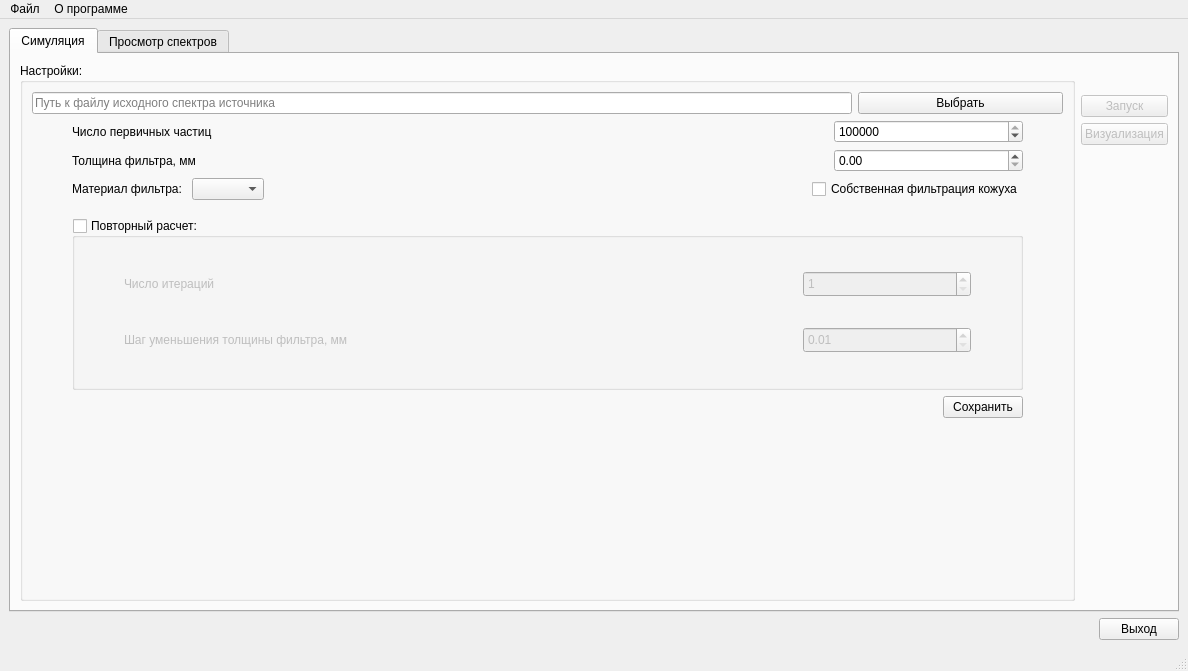
<?xml version="1.0" encoding="UTF-8"?>
<ui version="4.0">
 <class>MainWindow</class>
 <widget class="QMainWindow" name="MainWindow">
  <property name="geometry">
   <rect>
    <x>0</x>
    <y>0</y>
    <width>1188</width>
    <height>671</height>
   </rect>
  </property>
  <property name="minimumSize">
   <size>
    <width>760</width>
    <height>600</height>
   </size>
  </property>
  <property name="windowTitle">
   <string>MainWindow</string>
  </property>
  <widget class="QWidget" name="centralwidget">
   <layout class="QVBoxLayout" name="verticalLayout_3">
    <item>
     <widget class="QTabWidget" name="tabWidget">
      <property name="focusPolicy">
       <enum>Qt::TabFocus</enum>
      </property>
      <property name="contextMenuPolicy">
       <enum>Qt::DefaultContextMenu</enum>
      </property>
      <property name="tabPosition">
       <enum>QTabWidget::North</enum>
      </property>
      <property name="tabShape">
       <enum>QTabWidget::Rounded</enum>
      </property>
      <property name="currentIndex">
       <number>0</number>
      </property>
      <widget class="QWidget" name="tab">
       <attribute name="title">
        <string>Симуляция</string>
       </attribute>
       <layout class="QVBoxLayout" name="verticalLayout_5">
        <item>
         <layout class="QHBoxLayout" name="horizontalLayout_7">
          <item>
           <widget class="QGroupBox" name="parametersGroupBox">
            <property name="title">
             <string>Настройки:</string>
            </property>
            <layout class="QVBoxLayout" name="verticalLayout">
             <item>
              <layout class="QHBoxLayout" name="horizontalLayout_6">
               <item>
                <widget class="QLineEdit" name="intialSpectraPathLineEdit">
                 <property name="sizePolicy">
                  <sizepolicy hsizetype="Expanding" vsizetype="Fixed">
                   <horstretch>4</horstretch>
                   <verstretch>0</verstretch>
                  </sizepolicy>
                 </property>
                 <property name="toolTip">
                  <string>Путь к файлу исходного спектра источника</string>
                 </property>
                 <property name="toolTipDuration">
                  <number>-2</number>
                 </property>
                 <property name="readOnly">
                  <bool>false</bool>
                 </property>
                 <property name="placeholderText">
                  <string>Путь к файлу исходного спектра источника</string>
                 </property>
                </widget>
               </item>
               <item>
                <widget class="QPushButton" name="chooseInitSpectraFilePushButton">
                 <property name="sizePolicy">
                  <sizepolicy hsizetype="Minimum" vsizetype="Fixed">
                   <horstretch>1</horstretch>
                   <verstretch>0</verstretch>
                  </sizepolicy>
                 </property>
                 <property name="text">
                  <string>Выбрать</string>
                 </property>
                </widget>
               </item>
              </layout>
             </item>
             <item>
              <layout class="QHBoxLayout" name="horizontalLayout_4">
               <item>
                <spacer name="horizontalSpacer_3">
                 <property name="orientation">
                  <enum>Qt::Horizontal</enum>
                 </property>
                 <property name="sizeType">
                  <enum>QSizePolicy::Fixed</enum>
                 </property>
                 <property name="sizeHint" stdset="0">
                  <size>
                   <width>40</width>
                   <height>20</height>
                  </size>
                 </property>
                </spacer>
               </item>
               <item>
                <widget class="QLabel" name="n_particlesLabel">
                 <property name="sizePolicy">
                  <sizepolicy hsizetype="Preferred" vsizetype="Preferred">
                   <horstretch>4</horstretch>
                   <verstretch>0</verstretch>
                  </sizepolicy>
                 </property>
                 <property name="toolTip">
                  <string/>
                 </property>
                 <property name="text">
                  <string>Число первичных частиц</string>
                 </property>
                </widget>
               </item>
               <item>
                <widget class="QSpinBox" name="n_particlesSpinBox">
                 <property name="sizePolicy">
                  <sizepolicy hsizetype="Minimum" vsizetype="Fixed">
                   <horstretch>1</horstretch>
                   <verstretch>0</verstretch>
                  </sizepolicy>
                 </property>
                 <property name="minimum">
                  <number>1000</number>
                 </property>
                 <property name="maximum">
                  <number>1000000000</number>
                 </property>
                 <property name="singleStep">
                  <number>1000</number>
                 </property>
                 <property name="value">
                  <number>100000</number>
                 </property>
                </widget>
               </item>
               <item>
                <spacer name="horizontalSpacer_9">
                 <property name="orientation">
                  <enum>Qt::Horizontal</enum>
                 </property>
                 <property name="sizeType">
                  <enum>QSizePolicy::Expanding</enum>
                 </property>
                 <property name="sizeHint" stdset="0">
                  <size>
                   <width>40</width>
                   <height>20</height>
                  </size>
                 </property>
                </spacer>
               </item>
              </layout>
             </item>
             <item>
              <layout class="QHBoxLayout" name="horizontalLayout_5">
               <item>
                <spacer name="horizontalSpacer_4">
                 <property name="orientation">
                  <enum>Qt::Horizontal</enum>
                 </property>
                 <property name="sizeType">
                  <enum>QSizePolicy::Fixed</enum>
                 </property>
                 <property name="sizeHint" stdset="0">
                  <size>
                   <width>40</width>
                   <height>20</height>
                  </size>
                 </property>
                </spacer>
               </item>
               <item>
                <widget class="QLabel" name="filterWidthLabel">
                 <property name="sizePolicy">
                  <sizepolicy hsizetype="Preferred" vsizetype="Preferred">
                   <horstretch>4</horstretch>
                   <verstretch>0</verstretch>
                  </sizepolicy>
                 </property>
                 <property name="text">
                  <string>Толщина фильтра, мм</string>
                 </property>
                </widget>
               </item>
               <item>
                <widget class="QDoubleSpinBox" name="filterWidthDoubleSpinBox">
                 <property name="sizePolicy">
                  <sizepolicy hsizetype="Minimum" vsizetype="Fixed">
                   <horstretch>1</horstretch>
                   <verstretch>0</verstretch>
                  </sizepolicy>
                 </property>
                 <property name="suffix">
                  <string/>
                 </property>
                 <property name="minimum">
                  <double>0.000000000000000</double>
                 </property>
                 <property name="maximum">
                  <double>100.000000000000000</double>
                 </property>
                 <property name="singleStep">
                  <double>0.100000000000000</double>
                 </property>
                </widget>
               </item>
               <item>
                <spacer name="horizontalSpacer_10">
                 <property name="orientation">
                  <enum>Qt::Horizontal</enum>
                 </property>
                 <property name="sizeType">
                  <enum>QSizePolicy::Expanding</enum>
                 </property>
                 <property name="sizeHint" stdset="0">
                  <size>
                   <width>40</width>
                   <height>20</height>
                  </size>
                 </property>
                </spacer>
               </item>
              </layout>
             </item>
             <item>
              <layout class="QHBoxLayout" name="horizontalLayout_17">
               <property name="rightMargin">
                <number>12</number>
               </property>
               <property name="bottomMargin">
                <number>12</number>
               </property>
               <item>
                <layout class="QHBoxLayout" name="horizontalLayout_3">
                 <item>
                  <spacer name="horizontalSpacer_5">
                   <property name="orientation">
                    <enum>Qt::Horizontal</enum>
                   </property>
                   <property name="sizeType">
                    <enum>QSizePolicy::Fixed</enum>
                   </property>
                   <property name="sizeHint" stdset="0">
                    <size>
                     <width>40</width>
                     <height>20</height>
                    </size>
                   </property>
                  </spacer>
                 </item>
                 <item>
                  <widget class="QLabel" name="label">
                   <property name="text">
                    <string>Материал фильтра: </string>
                   </property>
                  </widget>
                 </item>
                 <item>
                  <widget class="QComboBox" name="comboBox"/>
                 </item>
                 <item>
                  <spacer name="horizontalSpacer_17">
                   <property name="orientation">
                    <enum>Qt::Horizontal</enum>
                   </property>
                   <property name="sizeHint" stdset="0">
                    <size>
                     <width>40</width>
                     <height>20</height>
                    </size>
                   </property>
                  </spacer>
                 </item>
                 <item>
                  <widget class="QCheckBox" name="checkBox">
                   <property name="sizePolicy">
                    <sizepolicy hsizetype="Minimum" vsizetype="Minimum">
                     <horstretch>0</horstretch>
                     <verstretch>0</verstretch>
                    </sizepolicy>
                   </property>
                   <property name="minimumSize">
                    <size>
                     <width>5</width>
                     <height>0</height>
                    </size>
                   </property>
                   <property name="text">
                    <string>Собственная фильтрация кожуха</string>
                   </property>
                  </widget>
                 </item>
                 <item>
                  <spacer name="horizontalSpacer_19">
                   <property name="orientation">
                    <enum>Qt::Horizontal</enum>
                   </property>
                   <property name="sizeType">
                    <enum>QSizePolicy::Fixed</enum>
                   </property>
                   <property name="sizeHint" stdset="0">
                    <size>
                     <width>28</width>
                     <height>20</height>
                    </size>
                   </property>
                  </spacer>
                 </item>
                </layout>
               </item>
              </layout>
             </item>
             <item>
              <layout class="QHBoxLayout" name="horizontalLayout_9">
               <item>
                <spacer name="horizontalSpacer_8">
                 <property name="orientation">
                  <enum>Qt::Horizontal</enum>
                 </property>
                 <property name="sizeType">
                  <enum>QSizePolicy::Fixed</enum>
                 </property>
                 <property name="sizeHint" stdset="0">
                  <size>
                   <width>40</width>
                   <height>20</height>
                  </size>
                 </property>
                </spacer>
               </item>
               <item>
                <widget class="QGroupBox" name="iterationsGroupBox">
                 <property name="sizePolicy">
                  <sizepolicy hsizetype="Preferred" vsizetype="Expanding">
                   <horstretch>0</horstretch>
                   <verstretch>0</verstretch>
                  </sizepolicy>
                 </property>
                 <property name="minimumSize">
                  <size>
                   <width>0</width>
                   <height>70</height>
                  </size>
                 </property>
                 <property name="title">
                  <string>Повторный расчет:</string>
                 </property>
                 <property name="flat">
                  <bool>true</bool>
                 </property>
                 <property name="checkable">
                  <bool>true</bool>
                 </property>
                 <property name="checked">
                  <bool>false</bool>
                 </property>
                 <layout class="QVBoxLayout" name="verticalLayout_4">
                  <item>
                   <layout class="QHBoxLayout" name="horizontalLayout_2">
                    <item>
                     <spacer name="horizontalSpacer_6">
                      <property name="orientation">
                       <enum>Qt::Horizontal</enum>
                      </property>
                      <property name="sizeType">
                       <enum>QSizePolicy::Fixed</enum>
                      </property>
                      <property name="sizeHint" stdset="0">
                       <size>
                        <width>40</width>
                        <height>20</height>
                       </size>
                      </property>
                     </spacer>
                    </item>
                    <item>
                     <widget class="QLabel" name="n_iterationsLabel">
                      <property name="sizePolicy">
                       <sizepolicy hsizetype="Preferred" vsizetype="Preferred">
                        <horstretch>4</horstretch>
                        <verstretch>26</verstretch>
                       </sizepolicy>
                      </property>
                      <property name="text">
                       <string>Число итераций</string>
                      </property>
                     </widget>
                    </item>
                    <item>
                     <widget class="QSpinBox" name="n_iterationsSpinBox">
                      <property name="sizePolicy">
                       <sizepolicy hsizetype="Minimum" vsizetype="Fixed">
                        <horstretch>1</horstretch>
                        <verstretch>0</verstretch>
                       </sizepolicy>
                      </property>
                      <property name="minimumSize">
                       <size>
                        <width>0</width>
                        <height>26</height>
                       </size>
                      </property>
                      <property name="minimum">
                       <number>1</number>
                      </property>
                      <property name="maximum">
                       <number>10</number>
                      </property>
                     </widget>
                    </item>
                    <item>
                     <spacer name="horizontalSpacer_12">
                      <property name="orientation">
                       <enum>Qt::Horizontal</enum>
                      </property>
                      <property name="sizeType">
                       <enum>QSizePolicy::Expanding</enum>
                      </property>
                      <property name="sizeHint" stdset="0">
                       <size>
                        <width>40</width>
                        <height>20</height>
                       </size>
                      </property>
                     </spacer>
                    </item>
                   </layout>
                  </item>
                  <item>
                   <layout class="QHBoxLayout" name="horizontalLayout">
                    <item>
                     <spacer name="horizontalSpacer_7">
                      <property name="orientation">
                       <enum>Qt::Horizontal</enum>
                      </property>
                      <property name="sizeType">
                       <enum>QSizePolicy::Fixed</enum>
                      </property>
                      <property name="sizeHint" stdset="0">
                       <size>
                        <width>40</width>
                        <height>20</height>
                       </size>
                      </property>
                     </spacer>
                    </item>
                    <item>
                     <widget class="QLabel" name="stepDecreasingWidthLabel">
                      <property name="sizePolicy">
                       <sizepolicy hsizetype="Preferred" vsizetype="Preferred">
                        <horstretch>4</horstretch>
                        <verstretch>26</verstretch>
                       </sizepolicy>
                      </property>
                      <property name="text">
                       <string>Шаг уменьшения толщины фильтра, мм</string>
                      </property>
                     </widget>
                    </item>
                    <item>
                     <widget class="QDoubleSpinBox" name="stepDecreasingWidthDoubleSpinBox">
                      <property name="sizePolicy">
                       <sizepolicy hsizetype="Minimum" vsizetype="Fixed">
                        <horstretch>1</horstretch>
                        <verstretch>0</verstretch>
                       </sizepolicy>
                      </property>
                      <property name="minimumSize">
                       <size>
                        <width>0</width>
                        <height>26</height>
                       </size>
                      </property>
                      <property name="minimum">
                       <double>0.010000000000000</double>
                      </property>
                      <property name="maximum">
                       <double>3.500000000000000</double>
                      </property>
                      <property name="singleStep">
                       <double>0.010000000000000</double>
                      </property>
                     </widget>
                    </item>
                    <item>
                     <spacer name="horizontalSpacer_13">
                      <property name="orientation">
                       <enum>Qt::Horizontal</enum>
                      </property>
                      <property name="sizeType">
                       <enum>QSizePolicy::Expanding</enum>
                      </property>
                      <property name="sizeHint" stdset="0">
                       <size>
                        <width>40</width>
                        <height>20</height>
                       </size>
                      </property>
                     </spacer>
                    </item>
                   </layout>
                  </item>
                 </layout>
                </widget>
               </item>
               <item>
                <spacer name="horizontalSpacer_11">
                 <property name="orientation">
                  <enum>Qt::Horizontal</enum>
                 </property>
                 <property name="sizeType">
                  <enum>QSizePolicy::Fixed</enum>
                 </property>
                 <property name="sizeHint" stdset="0">
                  <size>
                   <width>40</width>
                   <height>20</height>
                  </size>
                 </property>
                </spacer>
               </item>
              </layout>
             </item>
             <item>
              <layout class="QHBoxLayout" name="horizontalLayout_8">
               <item>
                <spacer name="horizontalSpacer">
                 <property name="orientation">
                  <enum>Qt::Horizontal</enum>
                 </property>
                 <property name="sizeHint" stdset="0">
                  <size>
                   <width>40</width>
                   <height>20</height>
                  </size>
                 </property>
                </spacer>
               </item>
               <item>
                <widget class="QPushButton" name="savePushButton">
                 <property name="text">
                  <string>Сохранить</string>
                 </property>
                </widget>
               </item>
               <item>
                <spacer name="horizontalSpacer_14">
                 <property name="orientation">
                  <enum>Qt::Horizontal</enum>
                 </property>
                 <property name="sizeType">
                  <enum>QSizePolicy::Fixed</enum>
                 </property>
                 <property name="sizeHint" stdset="0">
                  <size>
                   <width>40</width>
                   <height>20</height>
                  </size>
                 </property>
                </spacer>
               </item>
              </layout>
             </item>
             <item>
              <spacer name="verticalSpacer_4">
               <property name="orientation">
                <enum>Qt::Vertical</enum>
               </property>
               <property name="sizeHint" stdset="0">
                <size>
                 <width>20</width>
                 <height>40</height>
                </size>
               </property>
              </spacer>
             </item>
            </layout>
           </widget>
          </item>
          <item>
           <layout class="QVBoxLayout" name="verticalLayout_2">
            <item>
             <spacer name="verticalSpacer_2">
              <property name="orientation">
               <enum>Qt::Vertical</enum>
              </property>
              <property name="sizeType">
               <enum>QSizePolicy::Minimum</enum>
              </property>
              <property name="sizeHint" stdset="0">
               <size>
                <width>20</width>
                <height>32</height>
               </size>
              </property>
             </spacer>
            </item>
            <item>
             <widget class="QPushButton" name="startPushButton">
              <property name="enabled">
               <bool>false</bool>
              </property>
              <property name="text">
               <string>Запуск</string>
              </property>
              <property name="autoDefault">
               <bool>false</bool>
              </property>
              <property name="flat">
               <bool>false</bool>
              </property>
             </widget>
            </item>
            <item>
             <widget class="QPushButton" name="visualisePushButton">
              <property name="enabled">
               <bool>false</bool>
              </property>
              <property name="text">
               <string>Визуализация</string>
              </property>
             </widget>
            </item>
            <item>
             <spacer name="verticalSpacer_6">
              <property name="orientation">
               <enum>Qt::Vertical</enum>
              </property>
              <property name="sizeType">
               <enum>QSizePolicy::Expanding</enum>
              </property>
              <property name="sizeHint" stdset="0">
               <size>
                <width>20</width>
                <height>98</height>
               </size>
              </property>
             </spacer>
            </item>
           </layout>
          </item>
         </layout>
        </item>
       </layout>
      </widget>
      <widget class="QWidget" name="tab_2">
       <attribute name="title">
        <string>Просмотр спектров</string>
       </attribute>
       <layout class="QVBoxLayout" name="verticalLayout_11">
        <item>
         <widget class="QCustomPlot" name="plotBox" native="true">
          <property name="sizePolicy">
           <sizepolicy hsizetype="Preferred" vsizetype="Preferred">
            <horstretch>0</horstretch>
            <verstretch>6</verstretch>
           </sizepolicy>
          </property>
         </widget>
        </item>
        <item>
         <layout class="QHBoxLayout" name="horizontalLayout_13">
          <item>
           <spacer name="horizontalSpacer_16">
            <property name="orientation">
             <enum>Qt::Horizontal</enum>
            </property>
            <property name="sizeHint" stdset="0">
             <size>
              <width>40</width>
              <height>20</height>
             </size>
            </property>
           </spacer>
          </item>
         </layout>
        </item>
        <item>
         <layout class="QHBoxLayout" name="horizontalLayout_15">
          <item>
           <layout class="QVBoxLayout" name="verticalLayout_7">
            <item>
             <layout class="QHBoxLayout" name="horizontalLayout_11">
              <item>
               <widget class="QLineEdit" name="simulatedSpectraLineEdit">
                <property name="enabled">
                 <bool>false</bool>
                </property>
                <property name="placeholderText">
                 <string>Директория с симулированными спектрами</string>
                </property>
               </widget>
              </item>
              <item>
               <widget class="QPushButton" name="simulatedSpectraPushButton">
                <property name="text">
                 <string>Обзор</string>
                </property>
               </widget>
              </item>
             </layout>
            </item>
            <item>
             <widget class="QListView" name="simulatedSpectrasListView"/>
            </item>
           </layout>
          </item>
          <item>
           <layout class="QVBoxLayout" name="verticalLayout_9">
            <item>
             <widget class="QGroupBox" name="groupBox">
              <property name="enabled">
               <bool>true</bool>
              </property>
              <property name="sizePolicy">
               <sizepolicy hsizetype="Minimum" vsizetype="Minimum">
                <horstretch>0</horstretch>
                <verstretch>0</verstretch>
               </sizepolicy>
              </property>
              <property name="title">
               <string>Подбор фильтра</string>
              </property>
              <layout class="QVBoxLayout" name="verticalLayout_10">
               <item>
                <layout class="QVBoxLayout" name="verticalLayout_6">
                 <item>
                  <layout class="QHBoxLayout" name="horizontalLayout_10">
                   <item>
                    <widget class="QLineEdit" name="wantedSpectraLineEdit">
                     <property name="enabled">
                      <bool>false</bool>
                     </property>
                     <property name="placeholderText">
                      <string>Файл желаемого спектра</string>
                     </property>
                    </widget>
                   </item>
                   <item>
                    <widget class="QPushButton" name="wantedSpectrPushButton">
                     <property name="text">
                      <string>Обзор</string>
                     </property>
                    </widget>
                   </item>
                  </layout>
                 </item>
                 <item>
                  <layout class="QHBoxLayout" name="horizontalLayout_12">
                   <item>
                    <widget class="QRadioButton" name="normalizeRadioButton">
                     <property name="text">
                      <string>Нормировка</string>
                     </property>
                    </widget>
                   </item>
                   <item>
                    <spacer name="horizontalSpacer_15">
                     <property name="orientation">
                      <enum>Qt::Horizontal</enum>
                     </property>
                     <property name="sizeType">
                      <enum>QSizePolicy::Expanding</enum>
                     </property>
                     <property name="sizeHint" stdset="0">
                      <size>
                       <width>40</width>
                       <height>20</height>
                      </size>
                     </property>
                    </spacer>
                   </item>
                   <item>
                    <widget class="QPushButton" name="findOptimalFilterPushButton">
                     <property name="text">
                      <string>Найти оптимальный фильтр</string>
                     </property>
                    </widget>
                   </item>
                  </layout>
                 </item>
                </layout>
               </item>
              </layout>
             </widget>
            </item>
            <item>
             <layout class="QHBoxLayout" name="horizontalLayout_14">
              <item>
               <layout class="QVBoxLayout" name="verticalLayout_8">
                <item>
                 <spacer name="verticalSpacer">
                  <property name="orientation">
                   <enum>Qt::Vertical</enum>
                  </property>
                  <property name="sizeType">
                   <enum>QSizePolicy::Minimum</enum>
                  </property>
                  <property name="sizeHint" stdset="0">
                   <size>
                    <width>20</width>
                    <height>40</height>
                   </size>
                  </property>
                 </spacer>
                </item>
               </layout>
              </item>
             </layout>
            </item>
           </layout>
          </item>
         </layout>
        </item>
       </layout>
      </widget>
     </widget>
    </item>
    <item>
     <layout class="QHBoxLayout" name="horizontalLayout_16" stretch="0,0">
      <property name="spacing">
       <number>0</number>
      </property>
      <property name="sizeConstraint">
       <enum>QLayout::SetNoConstraint</enum>
      </property>
      <property name="topMargin">
       <number>0</number>
      </property>
      <property name="rightMargin">
       <number>0</number>
      </property>
      <property name="bottomMargin">
       <number>0</number>
      </property>
      <item>
       <spacer name="horizontalSpacer_18">
        <property name="orientation">
         <enum>Qt::Horizontal</enum>
        </property>
        <property name="sizeHint" stdset="0">
         <size>
          <width>40</width>
          <height>20</height>
         </size>
        </property>
       </spacer>
      </item>
      <item>
       <widget class="QPushButton" name="quitPushButton">
        <property name="text">
         <string>Выход</string>
        </property>
       </widget>
      </item>
     </layout>
    </item>
   </layout>
  </widget>
  <widget class="QMenuBar" name="menubar">
   <property name="geometry">
    <rect>
     <x>0</x>
     <y>0</y>
     <width>1188</width>
     <height>22</height>
    </rect>
   </property>
   <widget class="QMenu" name="menu">
    <property name="title">
     <string>Файл</string>
    </property>
    <addaction name="separator"/>
    <addaction name="quitAction"/>
   </widget>
   <widget class="QMenu" name="menu_2">
    <property name="title">
     <string>О программе</string>
    </property>
    <addaction name="actionO_GEANT4"/>
    <addaction name="actionO_Qt"/>
    <addaction name="separator"/>
    <addaction name="infoAction"/>
   </widget>
   <addaction name="menu"/>
   <addaction name="menu_2"/>
  </widget>
  <widget class="QStatusBar" name="statusbar"/>
  <action name="quitAction">
   <property name="text">
    <string>Выход</string>
   </property>
  </action>
  <action name="infoAction">
   <property name="text">
    <string>Об авторах</string>
   </property>
  </action>
  <action name="actionO_GEANT4">
   <property name="text">
    <string>O GEANT4</string>
   </property>
  </action>
  <action name="actionO_Qt">
   <property name="text">
    <string>O Qt</string>
   </property>
  </action>
 </widget>
 <customwidgets>
  <customwidget>
   <class>QCustomPlot</class>
   <extends>QWidget</extends>
   <header>qcustomplot.h</header>
   <container>1</container>
  </customwidget>
 </customwidgets>
 <resources/>
 <connections/>
</ui>
